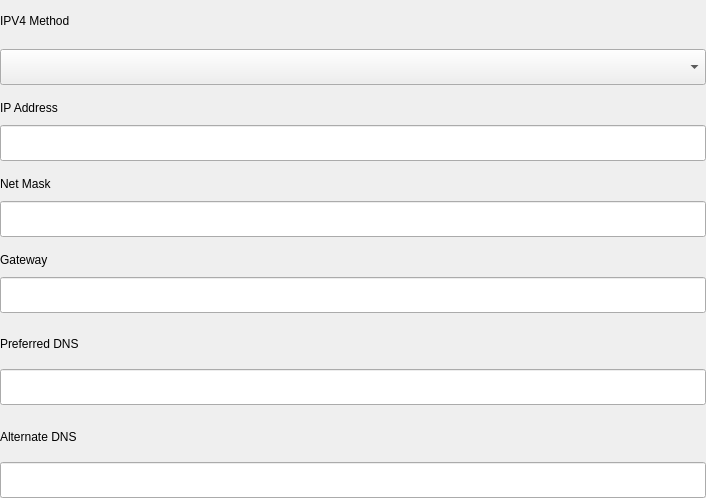
<?xml version="1.0" encoding="UTF-8"?>
<ui version="4.0">
 <class>Ipv4Widget</class>
 <widget class="QWidget" name="Ipv4Widget">
  <property name="geometry">
   <rect>
    <x>0</x>
    <y>0</y>
    <width>706</width>
    <height>498</height>
   </rect>
  </property>
  <property name="windowTitle">
   <string>Ipv4Widget</string>
  </property>
  <layout class="QVBoxLayout" name="verticalLayout_7">
   <property name="spacing">
    <number>16</number>
   </property>
   <property name="leftMargin">
    <number>0</number>
   </property>
   <property name="topMargin">
    <number>8</number>
   </property>
   <property name="rightMargin">
    <number>0</number>
   </property>
   <property name="bottomMargin">
    <number>0</number>
   </property>
   <item>
    <layout class="QVBoxLayout" name="verticalLayout">
     <item>
      <widget class="QLabel" name="label_18">
       <property name="text">
        <string>IPV4 Method</string>
       </property>
      </widget>
     </item>
     <item>
      <widget class="OptionsComboBox" name="ipv4Method">
       <property name="minimumSize">
        <size>
         <width>0</width>
         <height>36</height>
        </size>
       </property>
       <property name="maximumSize">
        <size>
         <width>16777215</width>
         <height>36</height>
        </size>
       </property>
       <property name="accessibleName">
        <string>ComboBoxIpv4Method</string>
       </property>
      </widget>
     </item>
    </layout>
   </item>
   <item>
    <widget class="QWidget" name="ipv4Manual" native="true">
     <layout class="QVBoxLayout" name="verticalLayout_8">
      <property name="spacing">
       <number>16</number>
      </property>
      <property name="leftMargin">
       <number>0</number>
      </property>
      <property name="topMargin">
       <number>0</number>
      </property>
      <property name="rightMargin">
       <number>0</number>
      </property>
      <property name="bottomMargin">
       <number>0</number>
      </property>
      <item>
       <layout class="QVBoxLayout" name="verticalLayout_2">
        <property name="spacing">
         <number>10</number>
        </property>
        <item>
         <widget class="QLabel" name="label">
          <property name="text">
           <string>IP Address</string>
          </property>
         </widget>
        </item>
        <item>
         <widget class="QLineEdit" name="ipv4Address">
          <property name="minimumSize">
           <size>
            <width>0</width>
            <height>36</height>
           </size>
          </property>
          <property name="maximumSize">
           <size>
            <width>16777215</width>
            <height>36</height>
           </size>
          </property>
          <property name="accessibleName">
           <string>EditIpv4Address</string>
          </property>
         </widget>
        </item>
       </layout>
      </item>
      <item>
       <layout class="QVBoxLayout" name="verticalLayout_3">
        <property name="spacing">
         <number>10</number>
        </property>
        <item>
         <widget class="QLabel" name="label_2">
          <property name="text">
           <string>Net Mask</string>
          </property>
         </widget>
        </item>
        <item>
         <widget class="QLineEdit" name="ipv4Netmask">
          <property name="minimumSize">
           <size>
            <width>0</width>
            <height>36</height>
           </size>
          </property>
          <property name="maximumSize">
           <size>
            <width>16777215</width>
            <height>36</height>
           </size>
          </property>
          <property name="accessibleName">
           <string>EditIpv4Netmask</string>
          </property>
         </widget>
        </item>
       </layout>
      </item>
      <item>
       <layout class="QVBoxLayout" name="verticalLayout_4">
        <property name="spacing">
         <number>10</number>
        </property>
        <item>
         <widget class="QLabel" name="label_3">
          <property name="text">
           <string>Gateway</string>
          </property>
         </widget>
        </item>
        <item>
         <widget class="QLineEdit" name="ipv4Gateway">
          <property name="minimumSize">
           <size>
            <width>0</width>
            <height>36</height>
           </size>
          </property>
          <property name="maximumSize">
           <size>
            <width>16777215</width>
            <height>36</height>
           </size>
          </property>
          <property name="accessibleName">
           <string>EditIpv4Gateway</string>
          </property>
         </widget>
        </item>
       </layout>
      </item>
     </layout>
    </widget>
   </item>
   <item>
    <layout class="QVBoxLayout" name="verticalLayout_5">
     <property name="spacing">
      <number>10</number>
     </property>
     <item>
      <widget class="QLabel" name="label_16">
       <property name="text">
        <string>Preferred DNS</string>
       </property>
      </widget>
     </item>
     <item>
      <widget class="QLineEdit" name="ipv4PreferredDNS">
       <property name="minimumSize">
        <size>
         <width>0</width>
         <height>36</height>
        </size>
       </property>
       <property name="maximumSize">
        <size>
         <width>16777215</width>
         <height>36</height>
        </size>
       </property>
       <property name="accessibleName">
        <string>EditIpv4PreferredDNS</string>
       </property>
      </widget>
     </item>
    </layout>
   </item>
   <item>
    <layout class="QVBoxLayout" name="verticalLayout_6">
     <property name="spacing">
      <number>10</number>
     </property>
     <item>
      <widget class="QLabel" name="label_14">
       <property name="text">
        <string>Alternate DNS</string>
       </property>
      </widget>
     </item>
     <item>
      <widget class="QLineEdit" name="ipv4AlternateDNS">
       <property name="minimumSize">
        <size>
         <width>0</width>
         <height>36</height>
        </size>
       </property>
       <property name="maximumSize">
        <size>
         <width>16777215</width>
         <height>36</height>
        </size>
       </property>
       <property name="accessibleName">
        <string>EditIpv4AlternateDNS</string>
       </property>
      </widget>
     </item>
    </layout>
   </item>
  </layout>
 </widget>
 <customwidgets>
  <customwidget>
   <class>OptionsComboBox</class>
   <extends>QComboBox</extends>
   <header location="global">options-combobox.h</header>
  </customwidget>
 </customwidgets>
 <resources/>
 <connections/>
</ui>
